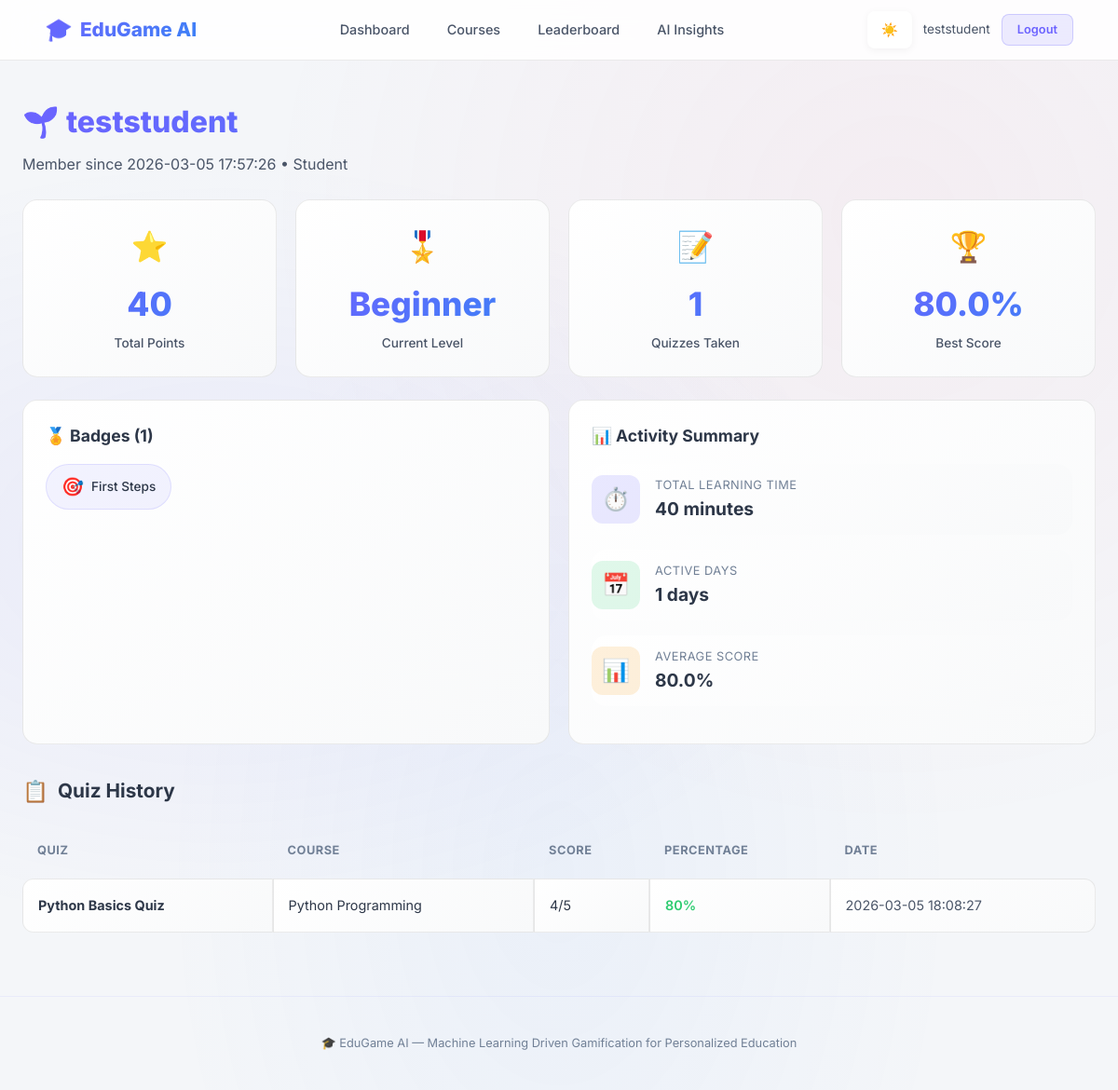
Screenshot of /profile (signed in) with the database file from the repository.
### tables this page shows
CREATE TABLE users (
    id INTEGER PRIMARY KEY AUTOINCREMENT,
    username TEXT UNIQUE NOT NULL,
    email TEXT UNIQUE NOT NULL,
    password_hash TEXT NOT NULL,
    role TEXT DEFAULT 'student',  -- 'student' or 'teacher'
    created_at TIMESTAMP DEFAULT CURRENT_TIMESTAMP
);

CREATE TABLE courses (
    id INTEGER PRIMARY KEY AUTOINCREMENT,
    title TEXT NOT NULL,
    description TEXT,
    difficulty TEXT DEFAULT 'beginner',  -- beginner, intermediate, advanced
    category TEXT,
    created_at TIMESTAMP DEFAULT CURRENT_TIMESTAMP
);

CREATE TABLE user_badges (
    id INTEGER PRIMARY KEY AUTOINCREMENT,
    user_id INTEGER NOT NULL,
    badge_id INTEGER NOT NULL,
    earned_at TIMESTAMP DEFAULT CURRENT_TIMESTAMP,
    FOREIGN KEY (user_id) REFERENCES users(id),
    FOREIGN KEY (badge_id) REFERENCES badges(id),
    UNIQUE(user_id, badge_id)
);

CREATE TABLE badges (
    id INTEGER PRIMARY KEY AUTOINCREMENT,
    name TEXT UNIQUE NOT NULL,
    description TEXT,
    icon TEXT DEFAULT '🏅',
    criteria TEXT
);

CREATE TABLE quiz_results (
    id INTEGER PRIMARY KEY AUTOINCREMENT,
    user_id INTEGER NOT NULL,
    quiz_id INTEGER NOT NULL,
    score INTEGER NOT NULL,
    total INTEGER NOT NULL,
    percentage REAL NOT NULL,
    completed_at TIMESTAMP DEFAULT CURRENT_TIMESTAMP,
    FOREIGN KEY (user_id) REFERENCES users(id),
    FOREIGN KEY (quiz_id) REFERENCES quizzes(id)
);

CREATE TABLE quizzes (
    id INTEGER PRIMARY KEY AUTOINCREMENT,
    course_id INTEGER NOT NULL,
    title TEXT NOT NULL,
    difficulty TEXT DEFAULT 'medium',  -- easy, medium, hard
    total_marks INTEGER DEFAULT 100,
    FOREIGN KEY (course_id) REFERENCES courses(id)
);

### modules/auth.py (the view)
@auth_bp.route('/profile')
def profile():
    if 'user_id' not in session:
        return redirect(url_for('auth.login'))
    user_id = session['user_id']
    user = get_user_by_id(user_id)
    total_points = get_total_points(user_id)
    level_name, level_icon, next_threshold = get_level(total_points)
    badges = get_user_badges(user_id)
    all_results = get_results_by_user(user_id)
    quiz_stats = get_user_quiz_stats(user_id)
    activity_stats = get_user_activity_stats(user_id)
    return render_template('profile.html',
                           user=user,
                           total_points=total_points,
                           level_name=level_name,
                           level_icon=level_icon,
                           next_threshold=next_threshold,
                           badges=badges,
                           all_results=all_results,
                           quiz_stats=quiz_stats,
                           activity_stats=activity_stats)

### database/init_db.py (called while the page is built)
def get_db():
    conn = sqlite3.connect(DB_PATH)
    conn.row_factory = sqlite3.Row
    conn.execute("PRAGMA foreign_keys = ON")
    return conn

### models/gamification.py (called while the page is built)
def get_total_points(user_id):
    conn = get_db()
    row = conn.execute(
        "SELECT COALESCE(SUM(points), 0) as total FROM points WHERE user_id = ?",
        (user_id,)
    ).fetchone()
    conn.close()
    return row['total']

def get_level(total_points):
    current_level = LEVEL_THRESHOLDS[0]
    next_threshold = LEVEL_THRESHOLDS[1][0] if len(LEVEL_THRESHOLDS) > 1 else None
    for i, (threshold, name, icon) in enumerate(LEVEL_THRESHOLDS):
        if total_points >= threshold:
            current_level = (name, icon)
            next_threshold = LEVEL_THRESHOLDS[i + 1][0] if i + 1 < len(LEVEL_THRESHOLDS) else None
    return current_level[0], current_level[1], next_threshold

def get_user_badges(user_id):
    conn = get_db()
    badges = conn.execute(
        """SELECT b.*, ub.earned_at FROM user_badges ub
           JOIN badges b ON ub.badge_id = b.id
           WHERE ub.user_id = ? ORDER BY ub.earned_at DESC""",
        (user_id,)
    ).fetchall()
    conn.close()
    return badges

def get_user_activity_stats(user_id):
    conn = get_db()
    stats = conn.execute(
        """SELECT
              COALESCE(SUM(duration_minutes), 0) as total_learning_time,
              COUNT(*) as total_activities,
              COUNT(DISTINCT DATE(created_at)) as active_days
           FROM user_activity WHERE user_id = ?""",
        (user_id,)
    ).fetchone()
    conn.close()
    return stats

### models/quiz.py (called while the page is built)
def get_results_by_user(user_id):
    conn = get_db()
    results = conn.execute(
        """SELECT qr.*, q.title as quiz_title, c.title as course_title
           FROM quiz_results qr
           JOIN quizzes q ON qr.quiz_id = q.id
           JOIN courses c ON q.course_id = c.id
           WHERE qr.user_id = ?
           ORDER BY qr.completed_at DESC""",
        (user_id,)
    ).fetchall()
    conn.close()
    return results

def get_user_quiz_stats(user_id):
    conn = get_db()
    stats = conn.execute(
        """SELECT COUNT(*) as total_quizzes,
                  COALESCE(AVG(percentage), 0) as avg_score,
                  COALESCE(MAX(percentage), 0) as best_score,
                  COALESCE(MIN(percentage), 0) as worst_score
           FROM quiz_results WHERE user_id = ?""",
        (user_id,)
    ).fetchone()
    conn.close()
    return stats

### templates/profile.html (shortened to what this page needs)
{% extends "base.html" %}
{% block content %}
<div class="container">
    <div class="page-header">
        <h1>{{ level_icon }} {{ user['username'] }}</h1>
        <p>Member since {{ user['created_at'] }} &bull; {{ user['role']|capitalize }}</p>
    </div>
    <div class="grid-4 mb-3">
        <div class="stat-card animate-in animate-delay-1">
            <div class="stat-icon">⭐</div>
            <div class="stat-value">{{ total_points }}</div>
            <div class="stat-label">Total Points</div>
        </div>
        <div class="stat-card animate-in animate-delay-2">
            <div class="stat-icon">🎖️</div>
            <div class="stat-value">{{ level_name }}</div>
            <div class="stat-label">Current Level</div>
        </div>
        <div class="stat-card animate-in animate-delay-3">
            <div class="stat-icon">📝</div>
            <div class="stat-value">{{ quiz_stats['total_quizzes'] }}</div>
            <div class="stat-label">Quizzes Taken</div>
        </div>
        <div class="stat-card animate-in animate-delay-4">
            <div class="stat-icon">🏆</div>
            <div class="stat-value">{{ "%.1f"|format(quiz_stats['best_score']) }}%</div>
            <div class="stat-label">Best Score</div>
        </div>
    </div>
    <div class="grid-2">
        <div class="card animate-in">
            <div class="card-header">
                <h3>🏅 Badges ({{ badges|length }})</h3>
            </div>
            {% if badges %}
            <div class="badge-grid">
                {% for badge in badges %}
                <div class="badge-item" title="{{ badge['description'] }}">
                    <span class="badge-icon">{{ badge['icon'] }}</span>
                    {{ badge['name'] }}
                </div>
                {% endfor %}
            </div>
            {% else %}
            <p class="text-muted">No badges earned yet. Take quizzes to earn badges!</p>
            {% endif %}
        </div>
        <div class="card animate-in">
            <div class="card-header">
                <h3>📊 Activity Summary</h3>
            </div>
            <div class="rec-insight" style="border:none;padding:12px 0;">
                <div class="rec-insight-icon primary">⏱️</div>
                <div>
                    <div class="rec-insight-label">Total Learning Time</div>
                    <div class="rec-insight-value">{{ "%.0f"|format(activity_stats['total_learning_time']) }} minutes</div>
                </div>
            </div>
            <div class="rec-insight" style="border:none;padding:12px 0;">
                <div class="rec-insight-icon success">📅</div>
                <div>
                    <div class="rec-insight-label">Active Days</div>
                    <div class="rec-insight-value">{{ activity_stats['active_days'] }} days</div>
                </div>
            </div>
            <div class="rec-insight" style="border:none;padding:12px 0;">
                <div class="rec-insight-icon warning">📊</div>
                <div>
                    <div class="rec-insight-label">Average Score</div>
                    <div class="rec-insight-value">{{ "%.1f"|format(quiz_stats['avg_score']) }}%</div>
                </div>
            </div>
        </div>
    </div>
    {% if all_results %}
    <div class="section-title mt-4"><span class="icon">📋</span> Quiz History</div>
    <table class="leaderboard-table animate-in">
        <thead>
            <tr>
                <th>Quiz</th>
                <th>Course</th>
                <th>Score</th>
                <th>Percentage</th>
                <th>Date</th>
            </tr>
        </thead>
        <tbody>
            {% for r in all_results %}
            <tr>
                <td><strong>{{ r['quiz_title'] }}</strong></td>
                <td>{{ r['course_title'] }}</td>
                <td>{{ r['score'] }}/{{ r['total'] }}</td>
                <td>
                    <span class="{% if r['percentage'] >= 80 %}risk-low{% elif r['percentage'] >= 50 %}risk-medium{% else %}risk-high{% endif %}">
                        {{ "%.0f"|format(r['percentage']) }}%
                    </span>
                </td>
                <td class="text-muted">{{ r['completed_at'] }}</td>
            </tr>
            {% endfor %}
        </tbody>
    </table>
    {% endif %}
</div>
{% endblock %}

### templates/base.html (shortened to what this page needs)
<!doctype html>
<html lang="en">
  <head>
    <link
      rel="stylesheet"
      href="{{ url_for('static', filename='css/style.css') }}"
    />
  </head>
  <body>
    <nav class="navbar">
      <div class="container">
        <a href="{{ url_for('auth.dashboard') }}" class="navbar-brand">
          <span>🎓</span> EduGame AI
        </a>
        <ul class="nav-links">
          {% if session.get('user_id') %}
          <li><a href="{{ url_for('auth.dashboard') }}">Dashboard</a></li>
          <li><a href="{{ url_for('courses.course_list') }}">Courses</a></li>
          <li><a href="{{ url_for('gamification.leaderboard') }}">Leaderboard</a></li>
          <li><a href="{{ url_for('ml.recommendations') }}">AI Insights</a></li>
          {% endif %}
        </ul>
        <div class="nav-user">
          <button id="theme-toggle" class="btn btn-icon theme-toggle" aria-label="Toggle theme">
            <span class="light-icon">☀️</span>
          </button>
          {% if session.get('user_id') %}
            <a href="{{ url_for('auth.profile') }}" class="username"
              >{{ session.get('username', '') }}</a
            >
            <a
              href="{{ url_for('auth.logout') }}"
              class="btn btn-sm btn-secondary"
              >Logout</a
            >
          {% else %}
            {% if request.endpoint != 'auth.login' and request.endpoint != 'auth.register' %}
              <a href="{{ url_for('auth.login') }}" class="btn btn-sm btn-primary">Login</a>
              <a href="{{ url_for('auth.register') }}" class="btn btn-sm btn-secondary">Register</a>
            {% endif %}
          {% endif %}
        </div>
      </div>
    </nav>
    <main>{% block content %}{% endblock %}</main>
    <footer class="footer">
      <div class="container">
        <p>
          🎓 EduGame AI &mdash; Machine Learning Driven Gamification for
          Personalized Education
        </p>
      </div>
    </footer>
  </body>
</html>

### rows the page displays
users: get "teststudent", username "teststudent", created_at "2026-03-05 17:57:26", role "Student"
courses: difficulty "Beginner"
user_badges: icon "🎯", name "First Steps"
quiz_results: quiz_title "Python Basics Quiz", course_title "Python Programming", score "4", total "5", percentage "80", completed_at "2026-03-05 18:08:27"

### other values shown
{{ level_icon }} "🌱"
{{ total_points }} "40"
{{ quiz_stats['total_quizzes'] }} "1"
{{ "%.1f"|format(quiz_stats['best_score']) }} "80.0"
{{ badges|length }} "1"
{{ "%.0f"|format(activity_stats['total_learning_time']) }} "40"
{{ activity_stats['active_days'] }} "1"
{{ "%.1f"|format(quiz_stats['avg_score']) }} "80.0"
